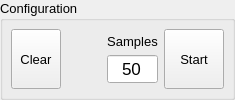
           <widget class="QGroupBox" name="GB_LensEncoderConfigControlGroupBox">
            <property name="font">
             <font>
              <pointsize>10</pointsize>
              <bold>false</bold>
              <strikeout>false</strikeout>
             </font>
            </property>
            <property name="title">
             <string>Configuration</string>
            </property>
            <layout class="QVBoxLayout" name="verticalLayout_3">
             <property name="spacing">
              <number>8</number>
             </property>
             <property name="leftMargin">
              <number>8</number>
             </property>
             <property name="topMargin">
              <number>0</number>
             </property>
             <property name="rightMargin">
              <number>8</number>
             </property>
             <property name="bottomMargin">
              <number>8</number>
             </property>
             <item>
              <layout class="QHBoxLayout" name="R_LensEncoderToolbarRow">
               <property name="spacing">
                <number>6</number>
               </property>
               <property name="leftMargin">
                <number>0</number>
               </property>
               <property name="topMargin">
                <number>8</number>
               </property>
               <property name="rightMargin">
                <number>0</number>
               </property>
               <item>
                <widget class="QToolButton" name="TB_LensEncoderClearToolButton">
                 <property name="minimumSize">
                  <size>
                   <width>50</width>
                   <height>60</height>
                  </size>
                 </property>
                 <property name="maximumSize">
                  <size>
                   <width>50</width>
                   <height>60</height>
                  </size>
                 </property>
                 <property name="font">
                  <font>
                   <pointsize>10</pointsize>
                   <bold>false</bold>
                   <strikeout>false</strikeout>
                  </font>
                 </property>
                 <property name="text">
                  <string>Clear</string>
                 </property>
                 <property name="icon">
                  <iconset>
                   <normaloff>../../../../../../../shared/ui/add.png</normaloff>../../../../../../../shared/ui/add.png</iconset>
                 </property>
                 <property name="iconSize">
                  <size>
                   <width>32</width>
                   <height>32</height>
                  </size>
                 </property>
                 <property name="checkable">
                  <bool>false</bool>
                 </property>
                 <property name="toolButtonStyle">
                  <enum>Qt::ToolButtonTextUnderIcon</enum>
                 </property>
                </widget>
               </item>
               <item>
                <spacer name="HS_04">
                 <property name="orientation">
                  <enum>Qt::Horizontal</enum>
                 </property>
                 <property name="sizeHint" stdset="0">
                  <size>
                   <width>40</width>
                   <height>20</height>
                  </size>
                 </property>
                </spacer>
               </item>
               <item>
                <layout class="QVBoxLayout" name="C_LensEncoderSampleColumn">
                 <property name="spacing">
                  <number>0</number>
                 </property>
                 <item>
                  <widget class="QLabel" name="L_LensEncoderSampleLabel">
                   <property name="sizePolicy">
                    <sizepolicy hsizetype="Preferred" vsizetype="Fixed">
                     <horstretch>0</horstretch>
                     <verstretch>0</verstretch>
                    </sizepolicy>
                   </property>
                   <property name="text">
                    <string>Samples</string>
                   </property>
                   <property name="alignment">
                    <set>Qt::AlignCenter</set>
                   </property>
                  </widget>
                 </item>
                 <item>
                  <widget class="QSpinBox" name="SB_LensEncoderSampleSpinBox">
                   <property name="minimumSize">
                    <size>
                     <width>50</width>
                     <height>30</height>
                    </size>
                   </property>
                   <property name="font">
                    <font>
                     <pointsize>13</pointsize>
                     <bold>false</bold>
                     <strikeout>false</strikeout>
                    </font>
                   </property>
                   <property name="layoutDirection">
                    <enum>Qt::LeftToRight</enum>
                   </property>
                   <property name="alignment">
                    <set>Qt::AlignCenter</set>
                   </property>
                   <property name="buttonSymbols">
                    <enum>QAbstractSpinBox::NoButtons</enum>
                   </property>
                   <property name="prefix">
                    <string/>
                   </property>
                   <property name="minimum">
                    <number>10</number>
                   </property>
                   <property name="maximum">
                    <number>100</number>
                   </property>
                   <property name="value">
                    <number>50</number>
                   </property>
                   <property name="displayIntegerBase">
                    <number>10</number>
                   </property>
                  </widget>
                 </item>
                </layout>
               </item>
               <item>
                <widget class="QToolButton" name="TB_LensEncoderStartToolButton">
                 <property name="minimumSize">
                  <size>
                   <width>60</width>
                   <height>60</height>
                  </size>
                 </property>
                 <property name="maximumSize">
                  <size>
                   <width>60</width>
                   <height>60</height>
                  </size>
                 </property>
                 <property name="font">
                  <font>
                   <pointsize>10</pointsize>
                   <bold>false</bold>
                   <strikeout>false</strikeout>
                  </font>
                 </property>
                 <property name="text">
                  <string>Start</string>
                 </property>
                 <property name="icon">
                  <iconset>
                   <normaloff>:/icons/play.png</normaloff>:/icons/play.png</iconset>
                 </property>
                 <property name="iconSize">
                  <size>
                   <width>32</width>
                   <height>32</height>
                  </size>
                 </property>
                 <property name="toolButtonStyle">
                  <enum>Qt::ToolButtonTextUnderIcon</enum>
                 </property>
                </widget>
               </item>
              </layout>
             </item>
            </layout>
           </widget>
